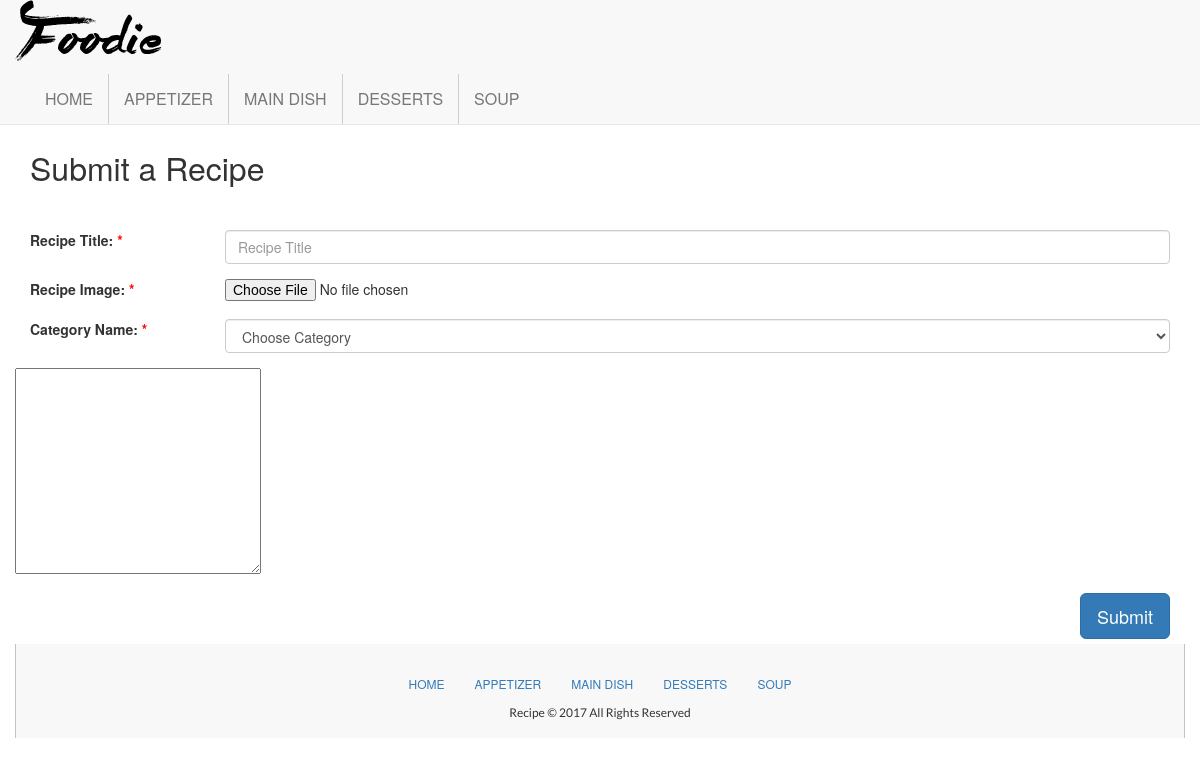
The app's page /index.php/recipe/create with its own data.
### tables this page shows
CREATE TABLE `category` (
  `id` bigint(20) unsigned NOT NULL AUTO_INCREMENT,
  `category_name` varchar(250) NOT NULL,
  `category_title` varchar(250) NOT NULL,
  `flag` tinyint(2) unsigned NOT NULL,
  `created_at` datetime NOT NULL,
  `last_modified` timestamp NOT NULL DEFAULT CURRENT_TIMESTAMP ON UPDATE CURRENT_TIMESTAMP,
  PRIMARY KEY (`id`),
  UNIQUE KEY `category_name` (`category_name`)
);

### application/controllers/Recipe.php (called while the page is built, shortened)
<?php
class Recipe extends CI_Controller {
	public function __construct()
	{
		$this->load->model('category_model', '', TRUE);
		$this->load->model('recipe_model', '', TRUE);
	}
	public function create()
	{
		$data = [
			'categories' => $this->category_model->getCategories(),
		];
		$this->load->view('head/header')
			->view('page/recipe/create', $data)
			->view('footer/footer');
	}
}

### index.php (called while the page is built, shortened)
<?php
require_once BASEPATH.'core/CodeIgniter.php';

### application/models/Category_Model.php (called while the page is built, shortened)
<?php
class Category_Model extends CI_Model {
	protected $table = 'category';
	public function getCategories() {
		return $this->db->get($this->table)->result_array();
	}
}

### application/helpers/main_helper.php (called while the page is built, shortened)
<?php
	if( !function_exists('fn_get_categories'))
	{
		function fn_get_categories()
		{
			$CI =& get_instance();
			return $CI->category_model->getCategories();
		}
	}
 ?>

### application/views/page/recipe/create.php (the view, shortened to what this page needs)
<main class="container" id="fn-recipe-create">
	<h1>Submit a Recipe</h1>
	<form action="<?=base_url('recipe/new')?>"
				method="post"
				enctype="multipart/form-data"
				data-parsley-validate="true"
				class="frm-create">
		<fieldset class="form-group row">
			<label for="recipe_name" class="col-md-2 col-xs-12 col-form-label">Recipe Title: <span class="required">*</span></label>
			<div class="col-md-10 col-xs-12">
				<input type="text"
							 class="form-control"
							 value=""
							 id="recipe_name"
							 name="recipe_name"
							 data-parsley-required="true"
							 placeholder="Recipe Title" />
			</div>
		</fieldset>
		<fieldset class="form-group row">
			<label for="recipe_img" class="col-md-2 col-xs-12 col-form-label">Recipe Image: <span class="required">*</span></label>
			<div class="col-md-10 col-xs-12">
				<input type="file"
							 class="form-control-file"
							 value=""
							 id="recipe_img"
							 name="recipe_img"
							 data-parsley-required="true"
							 placeholder="Recipe Image" />
			</div>
		</fieldset>
		<fieldset class="form-group row">
			<label for="category_name" class="col-md-2 col-xs-12 col-form-label">Category Name: <span class="required">*</span></label>
			<div class="col-md-10 col-xs-12">
				<select name="category_name" id="category_name" class="form-control" data-parsley-required="true" data-parsley-notequal="default">
					<option value="default">Choose Category</option>
				</select>
			</div>
		</fieldset>
		<fieldset class="form-group row">
			<textarea name="recipe_details" id="recipe_details" cols="30" rows="10" class="wyswig"></textarea>
		</fieldset>
		<input type="submit" id="btn-create" class="btn btn-primary btn-lg pull-right" value="Submit" />
	</form>
</main>

### application/views/head/header.php (shortened to what this page needs)
<!DOCTYPE html>
<html>
	<head>
		<link rel="stylesheet" href="<?php echo base_url('public/css/main.build.css');  ?>" />
	</head>
	<body>
		<nav class="navbar navbar-default navbar-fixed-top fn-head">
			<div class="container">
				<div class="navbar-header">
					<a href="<?php echo base_url(); ?>" role="logo" class="navbar-brand">foodie</a>
				</div>
			</div>
			<div class="container">
				<div id="navbar" class="navbar-header navbar-collapse collapse">
					<ul class="nav navbar-nav" id="main-navigation">
						<li>
							<a href="<?php echo base_url('/') ?>" data-category="home">Home</a>
						</li>
						<?php foreach(fn_get_categories() as $category): ?>
							<li>
								<a href="<?=base_url($category['category_name']) ?>" data-category="<?=$category['category_name'] ?>"><?=ucwords($category['category_title']) ?></a>
							</li>
						<?php endforeach; ?>
					</ul>
				</div>
			</div>
		</nav>
		<div class="divider"></div>

### application/views/footer/footer.php (shortened to what this page needs)
		<footer class="container" id="footer">
			<div class="col-md-12 col-xs-12 footer-nav-container">
				<ul class="nav navbar-nav footer-nav">
					<li><a href="<?=base_url('/') ?>">home</a></li>
					<?php foreach(fn_get_categories() as $category): ?>
						<li>
							<a href="<?=base_url($category['category_name']) ?>" data-category="<?=$category['category_name'] ?>"><?=ucwords($category['category_title']) ?></a>
						</li>
					<?php endforeach; ?>
				</ul>
			</div>
			<p class="copyright">Recipe &copy; <?php echo date('Y'); ?> All Rights Reserved</p>
		</footer>
	</body>
</html>

### records on screen
category: category_title "APPETIZER"
category: category_title "MAIN DISH"
category: category_title "DESSERTS"
category: category_title "SOUP"
